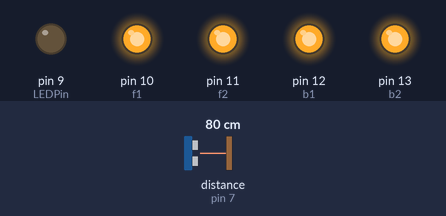
This sketch was run on a simulated Arduino Uno, built with avr-gcc and run on an emulated ATmega328P. Parts: output pins drawn as LEDs (lit = HIGH). Wiring (inferred from the names in the program): ultrasonic range finder: trigger pin 8; echo pin 7. Inputs (shaded band) come from the test bench; at power-on: distance to the obstacle (sensor on pin 7) 80 cm. The echo pulse lasts 58.3 µs per cm; pins used as bus, display or sensor lines are not drawn.

Above: at 1.2 s.
1.3 s: distance to the obstacle (sensor on pin 7) set to 8 cm
2.8 s: distance to the obstacle (sensor on pin 7) set to 5 cm
At 3.7 s:
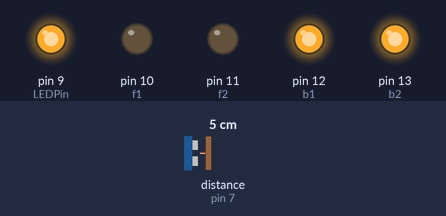
4.3 s: distance to the obstacle (sensor on pin 7) set to 9 cm
At 4.6 s:
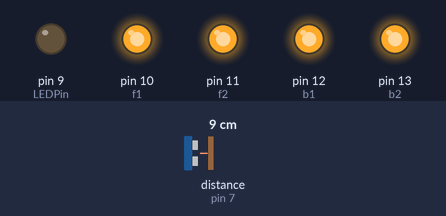
5.8 s: distance to the obstacle (sensor on pin 7) set to 2 cm
At 6.3 s:
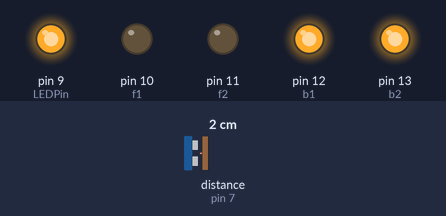
Timing chart, 0 to 8.3 s (numbered marks = the images above; inputs shaded):
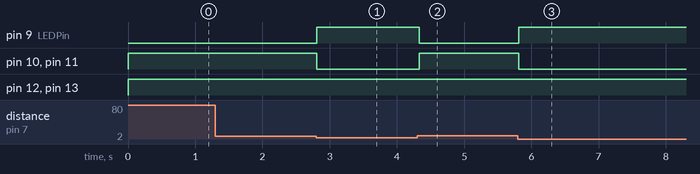

Measured:
- the behaviour switches between 7 and 6 cm on distance to the obstacle (sensor on pin 7) (found by bisection; images 0 and 1)
- after the input at 1.3 s, every drawn part: stays the same
- after the input at 2.8 s, pin 9 (LEDPin): LOW → HIGH at once; pin 10 (f1), pin 11 (f2): HIGH → LOW at once
- after the input at 4.3 s, pin 9 (LEDPin): HIGH → LOW at once; pin 10 (f1), pin 11 (f2): LOW → HIGH at once
- after the input at 5.8 s, pin 9 (LEDPin): LOW → HIGH at once; pin 10 (f1), pin 11 (f2): HIGH → LOW at once

The sketch:

distance_auto.ino
```cpp
#define echoPin 7
#define trigPin 8
#define LEDPin 9
const  int f1  = 10;
const int f2 = 11;
const int  b1  =12;
const int b2 = 13 ;

int maximumRange = 7;
int minimumRange =0;
long duration, distance;
void setup() {
 pinMode(trigPin, OUTPUT);
 pinMode(echoPin, INPUT);
 pinMode(LEDPin, OUTPUT);
   pinMode(f1,OUTPUT);
    pinMode(f2,OUTPUT);
      pinMode(b1,OUTPUT);
     pinMode(b2,OUTPUT);
}

void loop() {
 digitalWrite(trigPin, LOW);
 delayMicroseconds(10);

 digitalWrite(trigPin, HIGH);
 delayMicroseconds(10);

 digitalWrite(trigPin, LOW);
 duration = pulseIn(echoPin, HIGH);
 distance = duration/58.2;

 if (distance< maximumRange){
 digitalWrite(LEDPin, HIGH);
  digitalWrite  (f1,LOW);
     digitalWrite  (f2,LOW);
     digitalWrite  (b1,HIGH);
     digitalWrite  (b2,HIGH);
      }
 else {
 digitalWrite(LEDPin, LOW);
  digitalWrite  (f1,HIGH);
     digitalWrite  (f2,HIGH);
     digitalWrite  (b1,HIGH);
    digitalWrite  (b2,HIGH);

 }


 delay(50);
}
```
